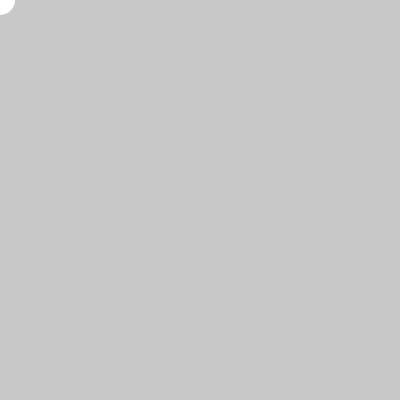
Frame 1 (no input)
Frame 60 (no input): identical to frame 1, image omitted
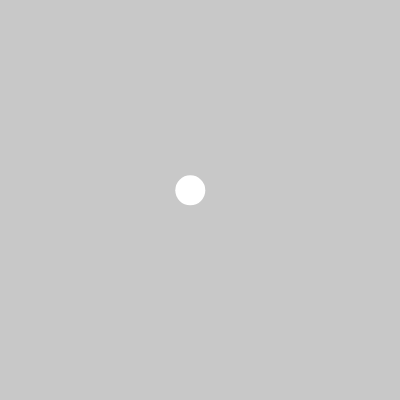
Frame 120 (the mouse pressed at the canvas centre since frame 60)

The p5.js sketch that drew these frames (run headless with seeded random() and noise() and a simulated clock; from frame 60 on, the mouse is pressed at the canvas centre):

// p5.js sketch
// ── sketch.js
var mx = 0;
var my = 0;

function setup() {
  createCanvas(400,400);
  noStroke();
}

function draw() {
  background(200); 
  fill(255);
  ellipse(mx, my, 30, 30);
  mx = 0.95*mx + 0.05*mouseX; 
  my = 0.95*my + 0.05*mouseY; 
}
